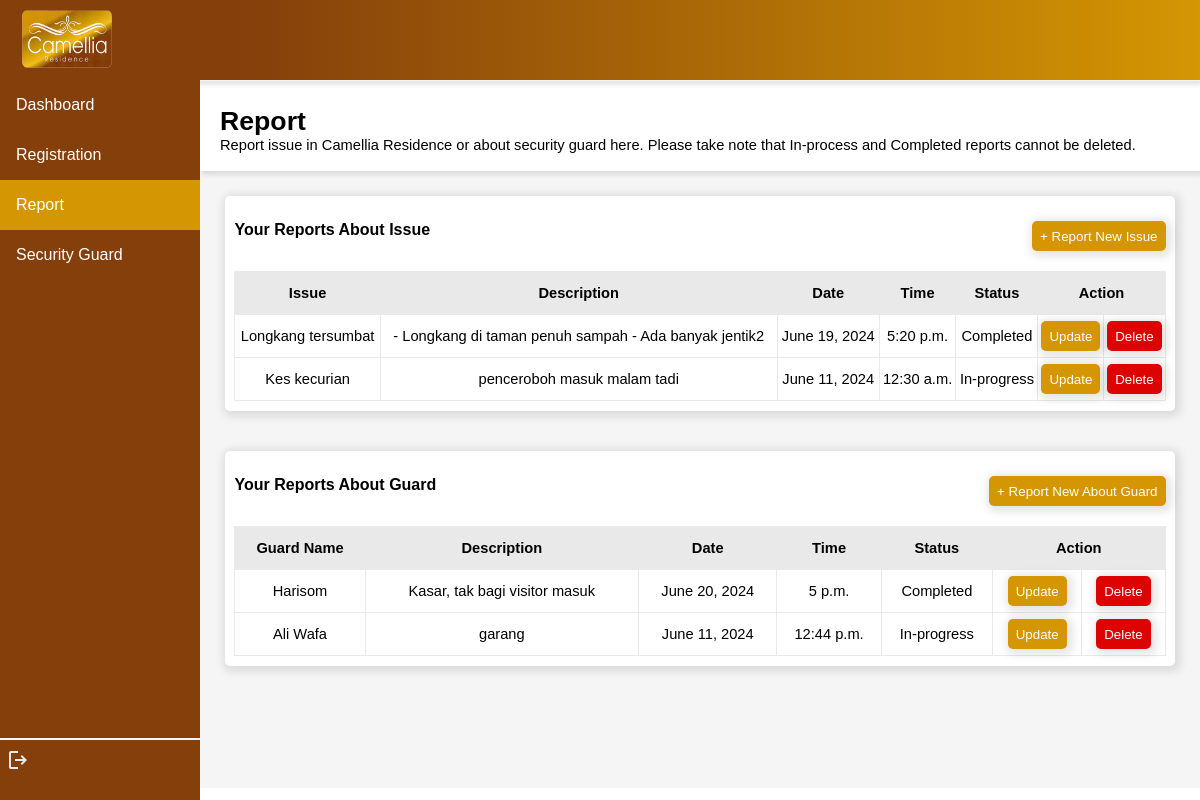
The page /camelliaresidence/residentreport/RES50-001 on the database its author committed.
### residentialvisitor/models.py (models this page shows)
class ReportIssue(models.Model):
    issueName = models.TextField(max_length=255)
    description = models.TextField(max_length=255)
    date = models.DateField()
    time = models.TimeField()
    status = models.TextField(max_length=10, default='Submitted') #Submitted / In progress / Completed
    measuresTaken = models.TextField(max_length=255, null=True)
    resID = models.ForeignKey(Resident, on_delete=models.CASCADE, null=True)
    guardID = models.ForeignKey(Guard, on_delete=models.CASCADE, null=True)
    adminID = models.ForeignKey(Admin, on_delete=models.CASCADE, null=True)

class ReportGuard(models.Model):
    guardName = models.TextField(max_length=255)
    description = models.TextField(max_length=255)
    date = models.DateField()
    time = models.TimeField()
    status = models.TextField(max_length=10, default='Submitted') #Submitted / In progress / Completed
    measuresTaken = models.TextField(max_length=255, null=True)
    resID = models.ForeignKey(Resident, on_delete=models.CASCADE, null=True)
    guardID = models.ForeignKey(Guard, on_delete=models.CASCADE, null=True)
    adminID = models.ForeignKey(Admin, on_delete=models.CASCADE, null=True)

### residentialvisitor/views.py (the view)
# urls.py: path('residentreport/<str:resID>', views.resident_report, name='resident_report'),
def resident_report(request, resID):
    myresident = Resident.objects.get(resID=resID)
    myissue = ReportIssue.objects.filter(resID=resID).order_by('-date').values()
    myreportguard = ReportGuard.objects.filter(resID=resID).order_by('-date').values()
    dict = {
        'myresident':myresident,
        'myissue':myissue,
        'myreportguard':myreportguard
    }
    return render(request, 'resident_report.html', dict)

### residentialvisitor/templates/resident_report.html (shortened to what this page needs)
<!DOCTYPE html>
<html lang="en">
<head>
</head>
<body>
    {% load static %}
    <header>
        <img src="{% static 'logo.png' %}" alt="" width="90px" height="58px" style="float: left; margin-left: 1%;">
    </header>
    <div class="sidenav">
        <a href="{% url 'resident_dashboard' myresident.resID %}" id="page">Dashboard</a>
        <a href="{% url 'resident_registration' myresident.resID %}" id="page">Registration</a>
        <a href="{% url 'resident_report' myresident.resID %}" class="active" id="page">Report</a>
        <a href="{% url 'resident_guard' myresident.resID %}" id="page">Security Guard</a>
        <br>
        <hr>
        <a href="{% url 'resident_login' %}" style="margin-left: 3%;"><svg xmlns="http://www.w3.org/2000/svg" height="24px" viewBox="0 -960 960 960" width="24px" fill="#e8eaed"><path d="M200-120q-33 0-56.5-23.5T120-200v-560q0-33 23.5-56.5T200-840h280v80H200v560h280v80H200Zm440-160-55-58 102-102H360v-80h327L585-622l55-58 200 200-200 200Z"/></svg></a>
    </div>
    <div class="content">
        <div id="title">
            <p><span style="font-size: 20pt; font-weight: bold;">Report <br></span>Report issue in Camellia Residence or about security guard here. Please take note that In-process and Completed reports cannot be deleted.</p>
        </div>
        <div style="display: flex; margin: 1%; justify-content: center; height: max-content;">
            <div class="info" style="width: 100%; height: max-content;">
                <p style="font-size: 12pt; font-weight: bold;">Your Reports About Issue <button style="float: right;" ><a href="reportissue/{{myresident.resID}}">+ Report New Issue</a></button></p><br>
                <table>
                    <tr>
                        <th>Issue</th>
                        <th>Description</th>
                        <th>Date</th>
                        <th>Time</th>
                        <th>Status</th>
                        <th colspan="2">Action</th>
                    </tr>
                    {% for x in myissue %}
                    <tr>
                        <td>{{x.issueName}}</td>
                        <td>{{x.description}}</td>
                        <td>{{x.date}}</td>
                        <td>{{x.time}}</td>
                        <td>{{x.status}}</td>
                        <td><button><a href="updateissue/{{myresident.resID}}/{{x.id}}">Update</a></button></td>
                        <td>
                            <form method="post" action="{% url 'delete_issue' myresident.resID  x.id %}" onsubmit="return confirmDelete(this);">
                                <button type="submit" style="background-color: rgb(222, 3, 3); color: white;" id="d">Delete</button>
                            </form>
                        </td>
                    </tr>
                    {% endfor %}
                </table>
            </div>
        </div>
        <div style="display: flex; margin: 1%; justify-content: center; height: max-content;">
            <div class="info" style="width: 100%; height: max-content;">
                <p style="font-size: 12pt; font-weight: bold;">Your Reports About Guard <button style="float: right;" ><a href="reportguard/{{myresident.resID}}">+ Report New About Guard</a></button></p><br>
                <table>
                    <tr>
                        <th>Guard Name</th>
                        <th>Description</th>
                        <th>Date</th>
                        <th>Time</th>
                        <th>Status</th>
                        <th colspan="2">Action</th>
                    </tr>
                    {% for x in myreportguard %}
                    <tr>
                        <td>{{x.guardName}}</td>
                        <td>{{x.description}}</td>
                        <td>{{x.date}}</td>
                        <td>{{x.time}}</td>
                        <td>{{x.status}}</td>
                        <td><button><a href="updatereportguard/{{myresident.resID}}/{{x.id}}">Update</a></button></td>
                        <td>
                            <form method="post" action="{% url 'delete_guard' myresident.resID  x.id %}" onsubmit="return confirmDelete(this);">
                                <button type="submit" style="background-color: rgb(222, 3, 3); color: white;" id="d">Delete</button>
                            </form>
                        </td>
                    </tr>
                    {% endfor %}
                </table>
            </div>
    </div>
</body>
</html>

### residentialvisitor/templates/resident_report.html (style rules this page uses)
body { margin: 0%; top: 0; font-family: Verdana, Geneva, Tahoma, sans-serif; }
header { background-image: linear-gradient(270deg, rgba(212, 150, 3, 1) 0%, rgba(132, 63, 11, 1) 80%); height: 70px; border-bottom: 1px solid whitesmoke; padding-top: 10px; padding-left: 10px; top: 0; position: sticky; background-color: white; box-shadow: 2px 4px 4px rgba(0, 0, 0, 0.1); }
.sidenav { height: 100%; width: 200px; position: fixed; z-index: 1; top: 80px; left: 0; background-color: #843F0B; overflow-x: hidden; }
.sidenav #page { display: block; color: white; padding: 16px; text-decoration: none; }
.sidenav #page.active { background-color: #d49603; color: white; }
div.content { margin-left: 200px; height: 707px; background-color: whitesmoke; font-size: 11pt; }
#title { background-color: white; box-shadow: 2px 4px 4px rgba(0, 0, 0, 0.1); height: 80px; padding-left: 2%; padding-top: 1%; }
.info { background-color: white; box-shadow: 2px 2px 8px 4px rgba(0, 0, 0, 0.1); border-radius: 5px; padding: 1%; margin: 1.5%; }
hr { border: 0.5px solid whitesmoke; margin-top: 440px; }
button { padding-right: 8px; padding-left: 8px; height: 30px; border-radius: 5px; box-shadow: 2px 2px 8px 4px rgba(0, 0, 0, 0.1); border: 0; background-color: #d49603; }
a { text-decoration: none; color: white; }
table,tr,th,td { border: rgb(233, 233, 233) solid 1px; border-collapse: collapse; width: 100%; }
tr,th,td { height: 40px; width: max-content; text-align: center; }
th { background-color: rgb(233, 233, 233); }

### rows shown on the page
ReportIssue: issueName "Longkang tersumbat", description "- Longkang di taman penuh sampah - Ada banyak jentik2", date "June 19, 2024", time "5:20 p.m.", status "Completed"
ReportIssue: issueName "Kes kecurian", description "penceroboh masuk malam tadi", date "June 11, 2024", time "12:30 a.m.", status "In-progress"
ReportGuard: guardName "Harisom", description "Kasar, tak bagi visitor masuk", date "June 20, 2024", time "5 p.m.", status "Completed"
ReportGuard: guardName "Ali Wafa", description "garang", date "June 11, 2024", time "12:44 p.m.", status "In-progress"
